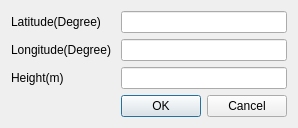
<?xml version="1.0" encoding="UTF-8"?>
<ui version="4.0">
 <class>InputActualLocationDialog</class>
 <widget class="QDialog" name="InputActualLocationDialog">
  <property name="geometry">
   <rect>
    <x>0</x>
    <y>0</y>
    <width>287</width>
    <height>122</height>
   </rect>
  </property>
  <property name="windowTitle">
   <string>Actual Location</string>
  </property>
  <layout class="QGridLayout" name="gridLayout">
   <item row="0" column="0">
    <widget class="QLabel" name="actualLocation_Label">
     <property name="sizePolicy">
      <sizepolicy hsizetype="Preferred" vsizetype="Preferred">
       <horstretch>0</horstretch>
       <verstretch>0</verstretch>
      </sizepolicy>
     </property>
     <property name="font">
      <font>
       <family>Arial</family>
      </font>
     </property>
     <property name="styleSheet">
      <string notr="true">border:1px</string>
     </property>
     <property name="text">
      <string>Latitude(Degree) </string>
     </property>
    </widget>
   </item>
   <item row="0" column="1">
    <widget class="QLineEdit" name="inputLatitude_lineEdit">
     <property name="sizePolicy">
      <sizepolicy hsizetype="Preferred" vsizetype="Preferred">
       <horstretch>0</horstretch>
       <verstretch>0</verstretch>
      </sizepolicy>
     </property>
     <property name="font">
      <font>
       <family>Arial</family>
      </font>
     </property>
     <property name="toolTip">
      <string>input actual location latitude value:(degree)</string>
     </property>
     <property name="placeholderText">
      <string/>
     </property>
     <property name="cursorMoveStyle">
      <enum>Qt::LogicalMoveStyle</enum>
     </property>
    </widget>
   </item>
   <item row="1" column="0">
    <widget class="QLabel" name="actualLocation_Label_2">
     <property name="sizePolicy">
      <sizepolicy hsizetype="Preferred" vsizetype="Preferred">
       <horstretch>0</horstretch>
       <verstretch>0</verstretch>
      </sizepolicy>
     </property>
     <property name="font">
      <font>
       <family>Arial</family>
      </font>
     </property>
     <property name="styleSheet">
      <string notr="true">border:1px</string>
     </property>
     <property name="text">
      <string>Longitude(Degree) </string>
     </property>
    </widget>
   </item>
   <item row="1" column="1">
    <widget class="QLineEdit" name="inputLongitude_lineEdit">
     <property name="sizePolicy">
      <sizepolicy hsizetype="Preferred" vsizetype="Preferred">
       <horstretch>0</horstretch>
       <verstretch>0</verstretch>
      </sizepolicy>
     </property>
     <property name="font">
      <font>
       <family>Arial</family>
      </font>
     </property>
     <property name="toolTip">
      <string>input actual location longitude value:(degree)</string>
     </property>
     <property name="placeholderText">
      <string/>
     </property>
    </widget>
   </item>
   <item row="2" column="0">
    <widget class="QLabel" name="actualLocation_Label_3">
     <property name="sizePolicy">
      <sizepolicy hsizetype="Preferred" vsizetype="Preferred">
       <horstretch>0</horstretch>
       <verstretch>0</verstretch>
      </sizepolicy>
     </property>
     <property name="font">
      <font>
       <family>Arial</family>
      </font>
     </property>
     <property name="styleSheet">
      <string notr="true">border:1px</string>
     </property>
     <property name="text">
      <string>Height(m)</string>
     </property>
    </widget>
   </item>
   <item row="2" column="1">
    <widget class="QLineEdit" name="inputHeight_LineEdit">
     <property name="sizePolicy">
      <sizepolicy hsizetype="Preferred" vsizetype="Preferred">
       <horstretch>0</horstretch>
       <verstretch>0</verstretch>
      </sizepolicy>
     </property>
     <property name="font">
      <font>
       <family>Arial</family>
      </font>
     </property>
     <property name="toolTip">
      <string>input actual location altitude value:(meter)</string>
     </property>
     <property name="placeholderText">
      <string/>
     </property>
    </widget>
   </item>
   <item row="3" column="1">
    <widget class="QDialogButtonBox" name="buttonBox">
     <property name="orientation">
      <enum>Qt::Horizontal</enum>
     </property>
     <property name="standardButtons">
      <set>QDialogButtonBox::Cancel|QDialogButtonBox::Ok</set>
     </property>
    </widget>
   </item>
  </layout>
 </widget>
 <resources/>
 <connections>
  <connection>
   <sender>buttonBox</sender>
   <signal>accepted()</signal>
   <receiver>InputActualLocationDialog</receiver>
   <slot>accept()</slot>
   <hints>
    <hint type="sourcelabel">
     <x>248</x>
     <y>254</y>
    </hint>
    <hint type="destinationlabel">
     <x>157</x>
     <y>274</y>
    </hint>
   </hints>
  </connection>
  <connection>
   <sender>buttonBox</sender>
   <signal>rejected()</signal>
   <receiver>InputActualLocationDialog</receiver>
   <slot>reject()</slot>
   <hints>
    <hint type="sourcelabel">
     <x>316</x>
     <y>260</y>
    </hint>
    <hint type="destinationlabel">
     <x>286</x>
     <y>274</y>
    </hint>
   </hints>
  </connection>
 </connections>
</ui>
